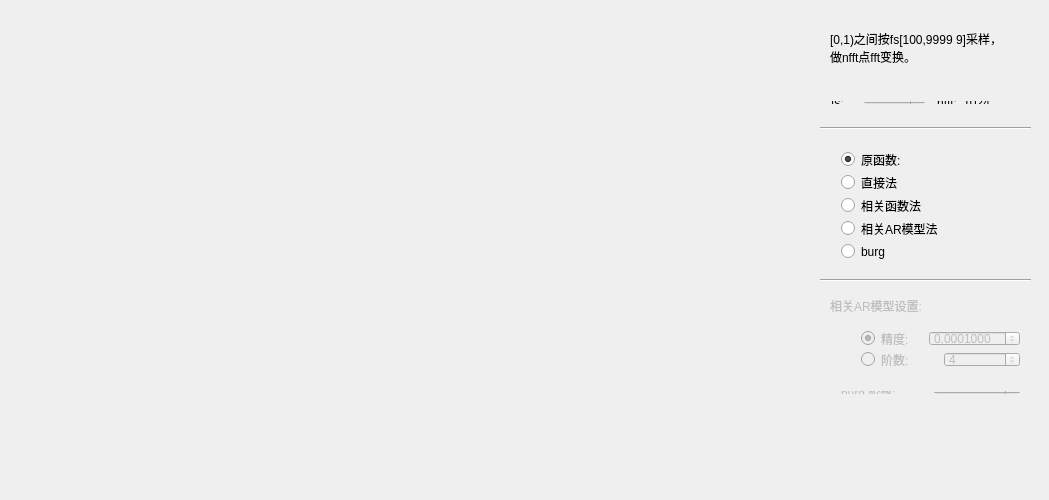
<?xml version="1.0" encoding="UTF-8"?>
<ui version="4.0">
 <class>Psd</class>
 <widget class="QWidget" name="Psd">
  <property name="geometry">
   <rect>
    <x>0</x>
    <y>0</y>
    <width>1049</width>
    <height>500</height>
   </rect>
  </property>
  <property name="sizePolicy">
   <sizepolicy hsizetype="Preferred" vsizetype="Preferred">
    <horstretch>0</horstretch>
    <verstretch>0</verstretch>
   </sizepolicy>
  </property>
  <property name="windowTitle">
   <string>功率谱分析     ----作者：戚旗 [ QiQiHyper@gmail.com ]</string>
  </property>
  <widget class="QLabel" name="label_3">
   <property name="geometry">
    <rect>
     <x>830</x>
     <y>30</y>
     <width>181</width>
     <height>51</height>
    </rect>
   </property>
   <property name="sizePolicy">
    <sizepolicy hsizetype="Preferred" vsizetype="Preferred">
     <horstretch>0</horstretch>
     <verstretch>0</verstretch>
    </sizepolicy>
   </property>
   <property name="text">
    <string>[0,1)之间按fs[100,9999 9]采样，做nfft点fft变换。</string>
   </property>
   <property name="alignment">
    <set>Qt::AlignLeading|Qt::AlignLeft|Qt::AlignTop</set>
   </property>
   <property name="wordWrap">
    <bool>true</bool>
   </property>
   <property name="margin">
    <number>0</number>
   </property>
  </widget>
  <widget class="QWidget" name="layoutWidget">
   <property name="geometry">
    <rect>
     <x>850</x>
     <y>320</y>
     <width>181</width>
     <height>58</height>
    </rect>
   </property>
   <layout class="QVBoxLayout" name="verticalLayout">
    <item>
     <layout class="QHBoxLayout" name="horizontalLayout_3">
      <item>
       <widget class="QRadioButton" name="accuracy_radioButton">
        <property name="enabled">
         <bool>false</bool>
        </property>
        <property name="text">
         <string>精度:</string>
        </property>
        <property name="checked">
         <bool>true</bool>
        </property>
       </widget>
      </item>
      <item>
       <widget class="QDoubleSpinBox" name="accuracy_doubleSpinBox">
        <property name="enabled">
         <bool>false</bool>
        </property>
        <property name="decimals">
         <number>7</number>
        </property>
        <property name="maximum">
         <double>10.000000000000000</double>
        </property>
        <property name="singleStep">
         <double>0.000100000000000</double>
        </property>
        <property name="value">
         <double>0.000100000000000</double>
        </property>
       </widget>
      </item>
     </layout>
    </item>
    <item>
     <layout class="QHBoxLayout" name="horizontalLayout_2">
      <item>
       <widget class="QRadioButton" name="order_radioButton">
        <property name="enabled">
         <bool>false</bool>
        </property>
        <property name="text">
         <string>阶数:</string>
        </property>
       </widget>
      </item>
      <item>
       <widget class="QSpinBox" name="order_spinBox">
        <property name="enabled">
         <bool>false</bool>
        </property>
        <property name="maximum">
         <number>200</number>
        </property>
        <property name="value">
         <number>4</number>
        </property>
       </widget>
      </item>
     </layout>
    </item>
   </layout>
  </widget>
  <widget class="QWidget" name="layoutWidget">
   <property name="geometry">
    <rect>
     <x>830</x>
     <y>140</y>
     <width>191</width>
     <height>131</height>
    </rect>
   </property>
   <layout class="QVBoxLayout" name="verticalLayout_2">
    <item>
     <widget class="QRadioButton" name="primitive_radioButton">
      <property name="text">
       <string>原函数:</string>
      </property>
      <property name="checked">
       <bool>true</bool>
      </property>
     </widget>
    </item>
    <item>
     <widget class="QRadioButton" name="direct_radioButton">
      <property name="text">
       <string>直接法</string>
      </property>
     </widget>
    </item>
    <item>
     <widget class="QRadioButton" name="corr_radioButton">
      <property name="text">
       <string>相关函数法</string>
      </property>
     </widget>
    </item>
    <item>
     <widget class="QRadioButton" name="arcorr_radioButton">
      <property name="text">
       <string>相关AR模型法</string>
      </property>
     </widget>
    </item>
    <item>
     <widget class="QRadioButton" name="burg_radioButton">
      <property name="text">
       <string>burg</string>
      </property>
     </widget>
    </item>
   </layout>
  </widget>
  <widget class="QLabel" name="label_4">
   <property name="enabled">
    <bool>false</bool>
   </property>
   <property name="geometry">
    <rect>
     <x>830</x>
     <y>290</y>
     <width>141</width>
     <height>31</height>
    </rect>
   </property>
   <property name="text">
    <string>相关AR模型设置:</string>
   </property>
  </widget>
  <widget class="QwtPlot" name="plot">
   <property name="geometry">
    <rect>
     <x>0</x>
     <y>10</y>
     <width>821</width>
     <height>481</height>
    </rect>
   </property>
   <property name="autoFillBackground">
    <bool>true</bool>
   </property>
  </widget>
  <widget class="QWidget" name="layoutWidget">
   <property name="geometry">
    <rect>
     <x>820</x>
     <y>90</y>
     <width>181</width>
     <height>25</height>
    </rect>
   </property>
   <layout class="QHBoxLayout" name="horizontalLayout">
    <property name="spacing">
     <number>6</number>
    </property>
    <item>
     <widget class="QLabel" name="label">
      <property name="text">
       <string>fs:</string>
      </property>
     </widget>
    </item>
    <item>
     <widget class="QSpinBox" name="fs_spinBox">
      <property name="minimum">
       <number>100</number>
      </property>
      <property name="maximum">
       <number>99999</number>
      </property>
      <property name="singleStep">
       <number>100</number>
      </property>
      <property name="value">
       <number>1000</number>
      </property>
     </widget>
    </item>
    <item>
     <widget class="QLabel" name="label_2">
      <property name="enabled">
       <bool>true</bool>
      </property>
      <property name="text">
       <string>nfft:</string>
      </property>
      <property name="alignment">
       <set>Qt::AlignRight|Qt::AlignTrailing|Qt::AlignVCenter</set>
      </property>
     </widget>
    </item>
    <item>
     <widget class="QLabel" name="nfft_label">
      <property name="text">
       <string>1024</string>
      </property>
      <property name="alignment">
       <set>Qt::AlignRight|Qt::AlignTrailing|Qt::AlignVCenter</set>
      </property>
     </widget>
    </item>
   </layout>
  </widget>
  <widget class="Line" name="line">
   <property name="geometry">
    <rect>
     <x>820</x>
     <y>120</y>
     <width>211</width>
     <height>16</height>
    </rect>
   </property>
   <property name="orientation">
    <enum>Qt::Horizontal</enum>
   </property>
  </widget>
  <widget class="Line" name="line_2">
   <property name="geometry">
    <rect>
     <x>820</x>
     <y>270</y>
     <width>211</width>
     <height>20</height>
    </rect>
   </property>
   <property name="orientation">
    <enum>Qt::Horizontal</enum>
   </property>
  </widget>
  <widget class="QWidget" name="">
   <property name="geometry">
    <rect>
     <x>830</x>
     <y>380</y>
     <width>201</width>
     <height>25</height>
    </rect>
   </property>
   <layout class="QHBoxLayout" name="horizontalLayout_4">
    <item>
     <widget class="QLabel" name="label_5">
      <property name="enabled">
       <bool>false</bool>
      </property>
      <property name="text">
       <string>burg 阶数:</string>
      </property>
     </widget>
    </item>
    <item>
     <widget class="QSpinBox" name="burg_order_spinBox">
      <property name="enabled">
       <bool>false</bool>
      </property>
      <property name="maximum">
       <number>200</number>
      </property>
      <property name="value">
       <number>4</number>
      </property>
     </widget>
    </item>
   </layout>
  </widget>
  <zorder>label_3</zorder>
  <zorder>layoutWidget</zorder>
  <zorder>layoutWidget</zorder>
  <zorder>layoutWidget</zorder>
  <zorder>label_4</zorder>
  <zorder>plot</zorder>
  <zorder>line</zorder>
  <zorder>line_2</zorder>
  <zorder>label_5</zorder>
  <zorder>burg_order_spinBox</zorder>
 </widget>
 <layoutdefault spacing="6" margin="11"/>
 <customwidgets>
  <customwidget>
   <class>QwtPlot</class>
   <extends>QFrame</extends>
   <header>qwt_plot.h</header>
  </customwidget>
 </customwidgets>
 <resources/>
 <connections/>
</ui>
